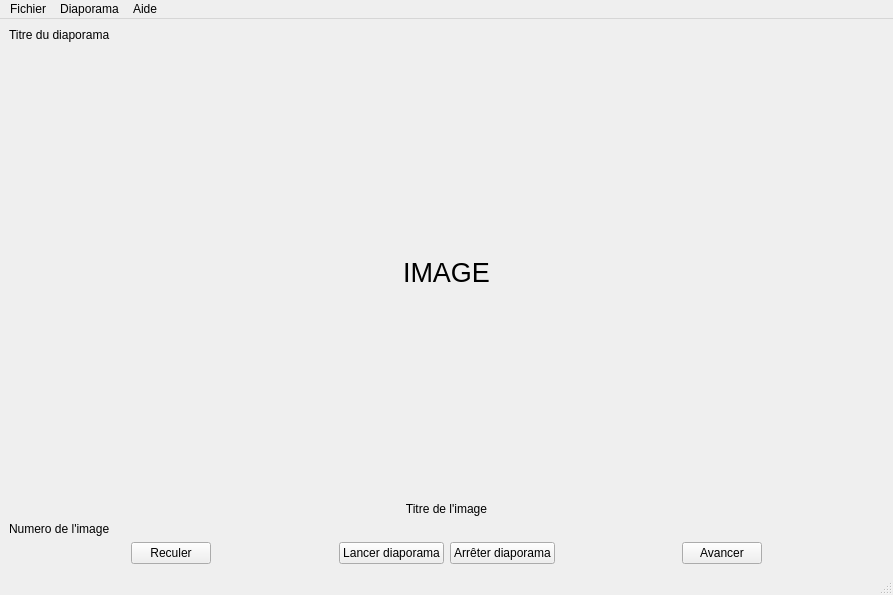
<?xml version="1.0" encoding="UTF-8"?>
<ui version="4.0">
 <class>LecteurVue</class>
 <widget class="QMainWindow" name="LecteurVue">
  <property name="geometry">
   <rect>
    <x>0</x>
    <y>0</y>
    <width>893</width>
    <height>595</height>
   </rect>
  </property>
  <property name="windowTitle">
   <string>LecteurVue</string>
  </property>
  <widget class="QWidget" name="centralwidget">
   <layout class="QHBoxLayout" name="horizontalLayout_2">
    <item>
     <layout class="QVBoxLayout" name="verticalLayout">
      <item>
       <layout class="QVBoxLayout" name="verticalLayout_2">
        <item>
         <widget class="QLabel" name="labelTitreDiapo">
          <property name="text">
           <string>Titre du diaporama</string>
          </property>
          <property name="alignment">
           <set>Qt::AlignLeading|Qt::AlignLeft|Qt::AlignTop</set>
          </property>
          <property name="margin">
           <number>5</number>
          </property>
         </widget>
        </item>
        <item>
         <spacer name="verticalSpacer_2">
          <property name="orientation">
           <enum>Qt::Vertical</enum>
          </property>
          <property name="sizeHint" stdset="0">
           <size>
            <width>20</width>
            <height>40</height>
           </size>
          </property>
         </spacer>
        </item>
        <item>
         <widget class="QLabel" name="labelImg">
          <property name="font">
           <font>
            <pointsize>20</pointsize>
           </font>
          </property>
          <property name="text">
           <string>IMAGE</string>
          </property>
          <property name="alignment">
           <set>Qt::AlignCenter</set>
          </property>
         </widget>
        </item>
        <item>
         <spacer name="verticalSpacer">
          <property name="orientation">
           <enum>Qt::Vertical</enum>
          </property>
          <property name="sizeHint" stdset="0">
           <size>
            <width>20</width>
            <height>40</height>
           </size>
          </property>
         </spacer>
        </item>
        <item>
         <widget class="QLabel" name="labelTitreCategorieImage">
          <property name="text">
           <string>Titre de l'image</string>
          </property>
          <property name="alignment">
           <set>Qt::AlignCenter</set>
          </property>
          <property name="margin">
           <number>0</number>
          </property>
         </widget>
        </item>
        <item>
         <widget class="QLabel" name="labelNumImage">
          <property name="text">
           <string>Numero de l'image</string>
          </property>
          <property name="margin">
           <number>3</number>
          </property>
         </widget>
        </item>
       </layout>
      </item>
      <item>
       <layout class="QHBoxLayout" name="hBoutonLayout">
        <item>
         <spacer name="horizontalSpacer_2">
          <property name="orientation">
           <enum>Qt::Horizontal</enum>
          </property>
          <property name="sizeHint" stdset="0">
           <size>
            <width>40</width>
            <height>20</height>
           </size>
          </property>
         </spacer>
        </item>
        <item>
         <widget class="QPushButton" name="pushButtonReculer">
          <property name="text">
           <string>Reculer</string>
          </property>
         </widget>
        </item>
        <item>
         <spacer name="horizontalSpacer">
          <property name="orientation">
           <enum>Qt::Horizontal</enum>
          </property>
          <property name="sizeHint" stdset="0">
           <size>
            <width>40</width>
            <height>20</height>
           </size>
          </property>
         </spacer>
        </item>
        <item>
         <widget class="QPushButton" name="pushButtonStartDiapo">
          <property name="text">
           <string>Lancer diaporama</string>
          </property>
         </widget>
        </item>
        <item>
         <widget class="QPushButton" name="pushButtonStopDiapo">
          <property name="text">
           <string>Arrêter diaporama</string>
          </property>
         </widget>
        </item>
        <item>
         <spacer name="horizontalSpacer_4">
          <property name="orientation">
           <enum>Qt::Horizontal</enum>
          </property>
          <property name="sizeHint" stdset="0">
           <size>
            <width>40</width>
            <height>20</height>
           </size>
          </property>
         </spacer>
        </item>
        <item>
         <widget class="QPushButton" name="pushButtonAvancer">
          <property name="text">
           <string>Avancer</string>
          </property>
         </widget>
        </item>
        <item>
         <spacer name="horizontalSpacer_3">
          <property name="orientation">
           <enum>Qt::Horizontal</enum>
          </property>
          <property name="sizeHint" stdset="0">
           <size>
            <width>40</width>
            <height>20</height>
           </size>
          </property>
         </spacer>
        </item>
       </layout>
      </item>
     </layout>
    </item>
   </layout>
  </widget>
  <widget class="QMenuBar" name="menubar">
   <property name="geometry">
    <rect>
     <x>0</x>
     <y>0</y>
     <width>893</width>
     <height>22</height>
    </rect>
   </property>
   <widget class="QMenu" name="menuDiaporama">
    <property name="title">
     <string>Diaporama</string>
    </property>
    <addaction name="actionAvancer"/>
    <addaction name="actionReculer"/>
   </widget>
   <widget class="QMenu" name="menuFichier">
    <property name="title">
     <string>Fichier</string>
    </property>
    <widget class="QMenu" name="menuParam_trer">
     <property name="title">
      <string>Paramétrer</string>
     </property>
     <addaction name="actionChargerDiapo"/>
     <addaction name="actionEnleverDiapo"/>
     <addaction name="actionChangerVitesseDefilement"/>
    </widget>
    <addaction name="menuParam_trer"/>
    <addaction name="separator"/>
    <addaction name="actionQuitter"/>
   </widget>
   <widget class="QMenu" name="menuAide">
    <property name="title">
     <string>Aide</string>
    </property>
    <addaction name="actionAProposDe"/>
   </widget>
   <addaction name="menuFichier"/>
   <addaction name="menuDiaporama"/>
   <addaction name="menuAide"/>
  </widget>
  <widget class="QStatusBar" name="statusbar"/>
  <action name="actionChangerVitesseDefilement">
   <property name="text">
    <string>Vitesse de défilement</string>
   </property>
  </action>
  <action name="actionChangerDiapo">
   <property name="text">
    <string>Changer de diaporama</string>
   </property>
   <property name="toolTip">
    <string>Changer diaporama</string>
   </property>
  </action>
  <action name="actionAvancer">
   <property name="text">
    <string>Avancer</string>
   </property>
   <property name="shortcut">
    <string>Ctrl+D</string>
   </property>
  </action>
  <action name="actionReculer">
   <property name="text">
    <string>Reculer</string>
   </property>
   <property name="shortcut">
    <string>Ctrl+Q</string>
   </property>
  </action>
  <action name="actionQuitter">
   <property name="text">
    <string>Quitter</string>
   </property>
  </action>
  <action name="actionAuto">
   <property name="text">
    <string>Mode Automatique</string>
   </property>
  </action>
  <action name="actionManuel">
   <property name="text">
    <string>Mode Manuel</string>
   </property>
  </action>
  <action name="actionAProposDe">
   <property name="text">
    <string>A propos de ...</string>
   </property>
  </action>
  <action name="actionChargerDiapo">
   <property name="text">
    <string>Charger diaporama</string>
   </property>
  </action>
  <action name="actionEnleverDiapo">
   <property name="text">
    <string>Enlever diaporama</string>
   </property>
  </action>
 </widget>
 <resources/>
 <connections/>
</ui>
